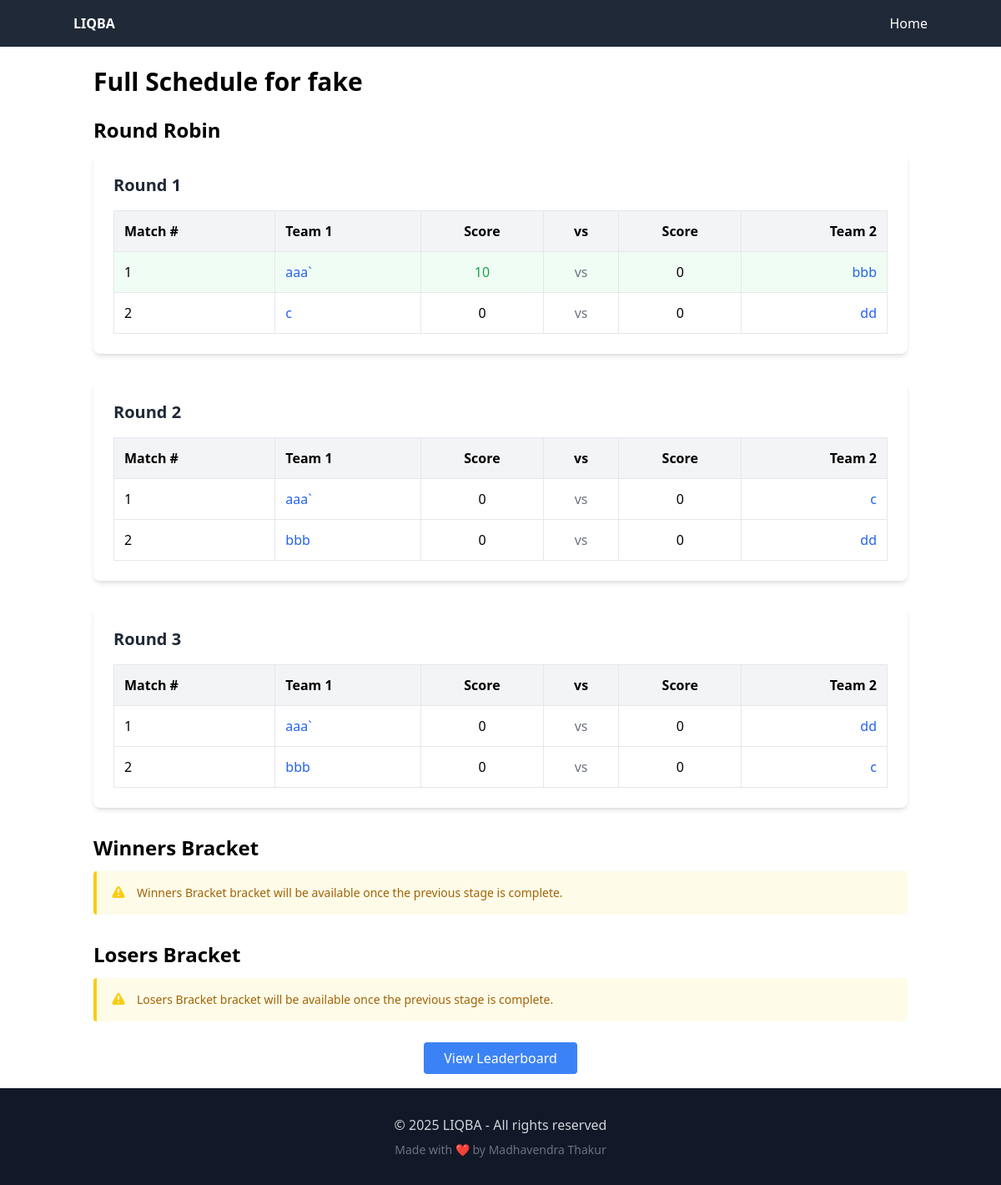
/schedule/1, run on an earlier commit of the app's database.
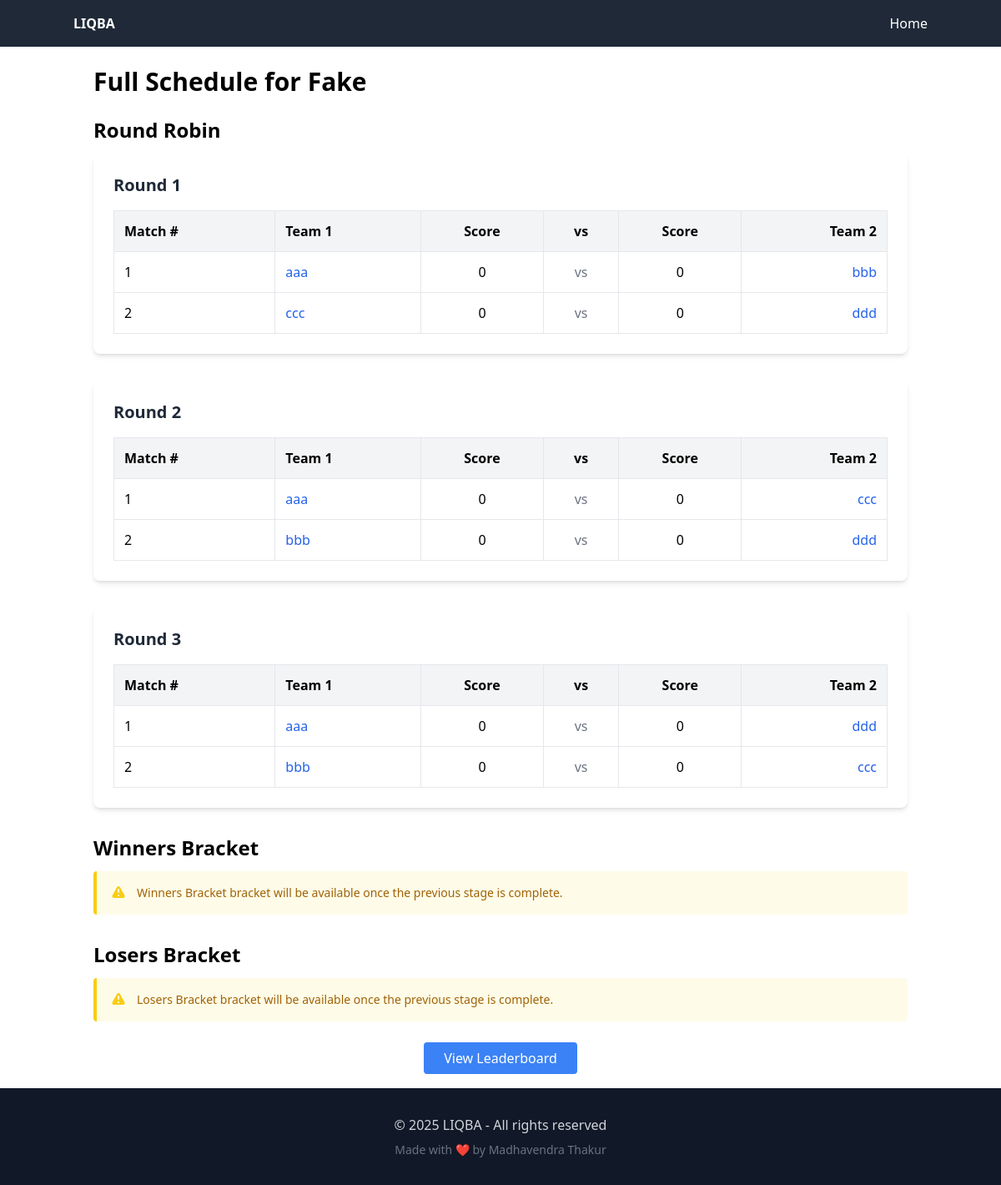
And on a later commit of the database.
### models/tournament.py (models this page shows, shortened)
class Tournament(db.Model):
    __tablename__ = 'tournament'
    id = db.Column(db.Integer, primary_key=True)
    name = db.Column(db.String(100), nullable=False)
    date = db.Column(db.Date, nullable=False)
    location = db.Column(db.String(100))
    password = db.Column(db.String(10), nullable=False)
    format_json = db.Column(db.Text, nullable=False, default='{}')  # JSON format with default value
    status = db.Column(db.String(20), default='planning')  # planning, registration, active, completed
    created_at = db.Column(db.DateTime, server_default=db.func.now())
    updated_at = db.Column(db.DateTime, server_default=db.func.now(), onupdate=db.func.now())
    games = db.relationship('Game', back_populates='tournament', lazy=True, cascade='all, delete-orphan')
    questions = db.relationship('Question', back_populates='tournament_rel', lazy=True, foreign_keys='Question.tournament_id')
    team_aliases = db.relationship('TeamAlias', back_populates='tournament', lazy=True, cascade='all, delete-orphan')
    reader_assignments = db.relationship(
        'ReaderTournament',
        back_populates='tournament',
        cascade='all, delete-orphan',
        single_parent=True
    )
    readers = association_proxy(
        'reader_assignments', 'reader',
        creator=lambda r: ReaderTournament(reader=r)
    )
    @property
    def format(self):
        return json.loads(self.format_json)
    @format.setter
    def format(self, value):
        if isinstance(value, str):
            self.format_json = value
        else:
            self.format_json = json.dumps(value)

### models/team_alias.py (models this page shows, shortened)
class TeamAlias(db.Model):
    __tablename__ = 'team_alias'
    __table_args__ = {'extend_existing': True}
    id = Column(Integer, primary_key=True)
    team_name = Column(String(100), nullable=False)
    team_id = Column(String(10), nullable=False)  # The actual team ID from prelims
    stage_id = Column(Integer, nullable=False)  # The stage this alias is for
    tournament_id = Column(Integer, ForeignKey('tournament.id', name='fk_team_alias_tournament'), nullable=False)
    placeholder = Column(String(10))  # e.g., T1, T2, etc. for playoff seeding
    tournament = db.relationship('Tournament', back_populates='team_aliases')
    players = db.relationship('Player', back_populates='alias_rel', lazy=True, foreign_keys='Player.alias_id')

### controllers/public_controller.py (the view, shortened to what this page needs)
@public_bp.route('/schedule/<int:tournament_id>')
def schedule_all(tournament_id):
    tournament = Tournament.query.get(tournament_id)
    if not tournament:
        abort(404, description="No tournament found")
    format_data = tournament.format
    aliases = TeamAlias.query.filter_by(tournament_id=tournament.id).all()
    alias_dict = {alias.team_id: alias.team_name for alias in aliases}
    games = Game.query.filter_by(tournament_id=tournament.id).order_by(Game.stage_id, Game.round_number).all()
    games_by_stage_round = {}
    game_lookup = {}  # Format: {'S{stage}R{round}M{match}': game}
    for game in games:
        stage_id = game.stage_id or 1
        round_num = game.round_number or 1
        if stage_id not in games_by_stage_round:
            games_by_stage_round[stage_id] = {}
        if round_num not in games_by_stage_round[stage_id]:
            games_by_stage_round[stage_id][round_num] = []
        games_by_stage_round[stage_id][round_num].append(game)
        game_key = f'S{stage_id}R{round_num}M{game.id}'
        game_lookup[game_key] = game
    def resolve_team_name(team_ref, current_stage_id, current_round_num, current_match_num):
        if not team_ref:
            return "TBD"
        if not isinstance(team_ref, str):
            team_ref = str(team_ref)
        if team_ref in alias_dict:
            return alias_dict[team_ref]
    schedule_resolved = {}
    stages = format_data['tournament_format']['stages']
    for stage in stages:
        stage_id = stage.get('stage_id')
        stage_name = stage.get('stage_name')
        rounds = stage.get('rounds', [])
        if stage_id in games_by_stage_round:
            resolved_rounds = []
            for round_num, games_in_round in sorted(games_by_stage_round[stage_id].items()):
                matches = []
                sorted_games = sorted(games_in_round, key=lambda g: g.id)
                for match_number, game in enumerate(sorted_games, 1):
                    team1_name = resolve_team_name(game.team1, game.stage_id, game.round_number, match_number)
                    team2_name = "TBD"
                    if game.team2:
                        team2_name = resolve_team_name(game.team2, game.stage_id, game.round_number, match_number)
                    score1 = 0
                    score2 = 0
                    is_completed = False
                    if game.scorecard:
                        try:
                            scorecard_data = json.loads(game.scorecard)
                            if isinstance(scorecard_data, list) and len(scorecard_data) > 0:
                                for q in scorecard_data:
                                    if 'scores' in q and len(q['scores']) >= 4:
                                        team1_scores = q['scores'][0]
                                        team2_scores = q['scores'][2]
                                        if isinstance(team1_scores, list):
                                            score1 += sum(s for s in team1_scores if isinstance(s, (int, float)))
                                        if isinstance(team2_scores, list):
                                            score2 += sum(s for s in team2_scores if isinstance(s, (int, float)))
                                is_completed = score1 > 0 or score2 > 0
                        except Exception as e:
                            print(f"Error parsing scorecard: {e}")
                    matches.append({
                        'match_number': match_number,
                        'teams': [team1_name, team2_name],
                        'scores': [score1, score2],
                        'completed': is_completed
                    })
                resolved_rounds.append({
                    'round': round_num,
                    'round_name': f"Round {round_num}",
                    'matches': matches
                })
            schedule_resolved[stage_name] = {
                'resolved': True,
                'rounds': resolved_rounds,
                'is_playoff': stage_id > 1
            }
        else:
            if stage_id == 1:  # Prelims
                resolved_rounds = []
                for rnd in rounds:
                    round_label = rnd.get('round_in_stage')
                    matches = []
                    for pairing in rnd.get('pairings', []):
                        teams = pairing.get('teams', [])
                        resolved = [alias_dict.get(t, t) for t in teams]
                        matches.append({
                            'match_number': pairing.get('match_number'),
                            'teams': resolved,
                            'scores': ["-", "-"],
                            'completed': False
                        })
                    resolved_rounds.append({
                        'round': round_label,
                        'round_name': f"Round {round_label}",
                        'matches': matches
                    })
                schedule_resolved[stage_name] = {
                    'resolved': True,
                    'rounds': resolved_rounds,
                    'is_playoff': False
                }
            else:
                schedule_resolved[stage_name] = {
                    'resolved': False,
                    'round_count': len(rounds),
                    'is_playoff': True
                }
    return render_template('schedule.html',
                         teamname=None,
                         tournament=tournament,
                         schedule=schedule_resolved)

### templates/public/schedule.html (shortened to what the changed rows need)
<!DOCTYPE html>
<html lang="en">
<head>
  <script src="https://cdn.tailwindcss.com"></script>
</head>
<body class="min-h-screen flex flex-col">
  <main class="container mx-auto flex-grow p-6">
    <h2 class="text-3xl font-bold mb-6">
      {% if teamname %}Schedule for "{{ teamname }}" in {{ tournament.name }}
      {% else %}Full Schedule for {{ tournament.name }}{% endif %}
    </h2>
    <div id="pairingsView">
      {% for stage, data in schedule.items() %}
        <div class="mb-8">
          <h3 class="text-2xl font-semibold mb-3">{{ stage }}</h3>
          {% if data.resolved %}
            {% for rnd in data.rounds %}
              <div class="mb-8 bg-white p-6 rounded-lg shadow-md">
                <h4 class="text-xl font-bold mb-4 text-gray-800">{{ rnd.round_name }}</h4>
                <div class="overflow-x-auto">
                  <table class="w-full border-collapse">
                    <thead>
                      <tr class="bg-gray-100">
                        {% if teamname %}
                        <th class="border p-3 text-left">Round</th>
                        <th class="border p-3 text-left">Room</th>
                        <th class="border p-3 text-left" colspan="2">Opponent</th>
                        {% else %}
                        <th class="border p-3 text-left">Match #</th>
                        <th class="border p-3 text-left">Team 1</th>
                        <th class="border p-3 text-center">Score</th>
                        <th class="border p-3 text-center">vs</th>
                        <th class="border p-3 text-center">Score</th>
                        <th class="border p-3 text-right">Team 2</th>
                        {% endif %}
                      </tr>
                    </thead>
                    <tbody>
                      {% if teamname %}
                        {% for match in rnd.matches %}
                        <tr class="hover:bg-gray-50 transition-colors group">
                          <td class="border p-3 font-medium align-top">Round {{ rnd.round }}</td>
                          <td class="border p-3 font-medium align-top">Room {{ match.match_number }}</td>
                          <td class="border p-3 align-top" colspan="2">
                            <div class="font-medium">
                              <a href="{{ url_for('public.team_schedule', tournament_id=tournament.id, teamname=match.opponent|urlencode) }}"
                                 class="text-blue-600 hover:underline">
                                {{ match.opponent }}
                              </a>
                            </div>
                          </td>
                        </tr>
                        {% endfor %}
                      {% else %}
                        {% for match in rnd.matches %}
                        <tr class="{% if match.completed %}bg-green-50{% else %}hover:bg-gray-50{% endif %} transition-colors group">
                          <td class="border p-3 font-medium align-top">{{ match.match_number }}</td>
                          <td class="border p-3 align-top">
                            <div class="font-medium">
                              <a href="{{ url_for('public.team_schedule', tournament_id=tournament.id, teamname=match.teams[0]|urlencode) }}"
                                 class="text-blue-600 hover:underline">
                                {{ match.teams[0] }}
                              </a>
                            </div>
                          </td>
                          <td class="border p-3 text-center font-medium align-top {% if match.scores[0]|int > match.scores[1]|int and match.completed %}text-green-600{% endif %}">
                            {{ match.scores[0] }}
                          </td>
                          <td class="border p-3 text-center text-gray-500 align-top">vs</td>
                          <td class="border p-3 text-center font-medium align-top {% if match.scores[1]|int > match.scores[0]|int and match.completed %}text-green-600{% endif %}">
                            {{ match.scores[1] }}
                          </td>
                          <td class="border p-3 align-top">
                            <div class="font-medium text-right">
                              <a href="{{ url_for('public.team_schedule', tournament_id=tournament.id, teamname=match.teams[1]|urlencode) }}"
                                 class="text-blue-600 hover:underline">
                                {{ match.teams[1] }}
                              </a>
                            </div>
                          </td>
                        </tr>
                        {% endfor %}
                      {% endif %}
                    </tbody>
                  </table>
                </div>
              </div>
            {% endfor %}
          {% endif %}
        </div>
      {% endfor %}
    </div>
    <div class="mt-8 text-center">
      <a href="{{ url_for('public.team_leaderboard', tournament_id=tournament.id) }}" class="bg-blue-500 hover:bg-blue-600 text-white px-6 py-2 rounded">
      </a>
    </div>
  </main>
</body>
</html>

What changed in the data, as far as the page shows it:
changed Tournament: name "fake" → "Fake"
changed TeamAlias: team_name "aaa`" → "aaa" (drawn)
now on this page (row edited): TeamAlias: team_name "ccc", team_name "ccc" "ccc"
changed TeamAlias: team_name "c" → "ccc" (drawn)
changed TeamAlias: team_name "dd" → "ddd" (drawn)
Also different on the page:
list line gone: "1 10 vs 0 2 c 0 vs 0 1 0 vs 0 c 2 0 vs 0 1 0 vs 0 2 0 vs 0 c"
new list line: "1 0 vs 0 2 0 vs 0 1 0 vs 0 2 0 vs 0 1 0 vs 0 2 0 vs 0"
list line gone: "aaa` aaa` aaa`"
new list line: "aaa aaa aaa"
list line gone: "bbb bbb bbb"
new list line: "bbb bbb bbb"
list line gone: "dd dd dd"
new list line: "ddd ddd ddd"
